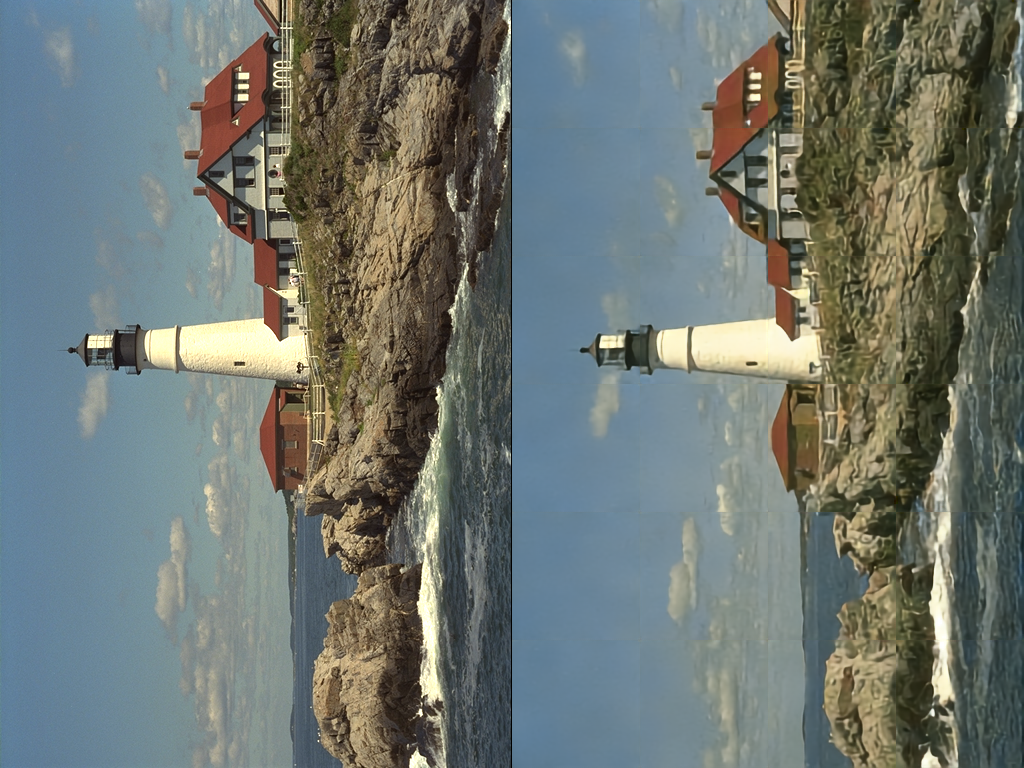
#> input picture compare_0.3/caep.png, 1024 x 768 px, found by its file name
$ jupyter execute --allow-errors compare.ipynb
#> lines starting #> are read from the running program, lines starting #| are printed output that depends on the picture
[cell 1]
import numpy as np
from PIL import Image
from skimage.io import imsave
from os.path import getsize

[cell 2]
# Smoothing
def lin_interp(n, p1, p2):
    x = np.zeros((n, p1.shape[0], 128, 3))

    for i in range(n):
        a = (i + 1) / (n + 1)
        x[i] = (1 - a) * p1 + a * p2

    return x

[cell 3]
ws = 6
in_img = np.array(Image.open('./compare/caep.png')) / 255.0
orig_img = in_img[:, :512, :]
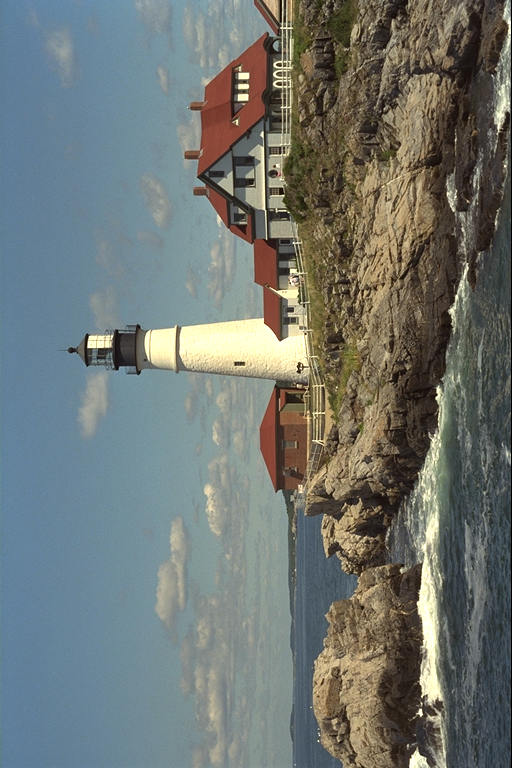
#> orig_img: shape (768, 512, 3) float64; mean R, G, B 0.438, 0.463, 0.449
in_img = in_img[:, 512:, :]
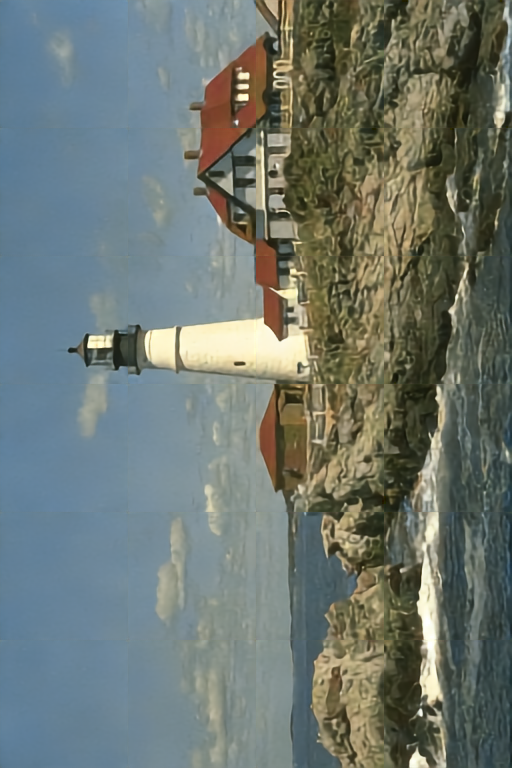
#> in_img: shape (768, 512, 3) float64; mean R, G, B 0.431, 0.467, 0.445

patches = np.reshape(in_img, (6, 128, 4, 128, 3))
patches = np.transpose(patches, (0, 2, 1, 3, 4))

h = ws // 2

for i in range(5):
    p1 = patches[i, :, 128 - h, :, :]
    p2 = patches[i + 1, :, h, :, :]

    x = lin_interp(ws, p1, p2)
    patches[i, :, 128 - h:, :, :] = np.transpose(x[:h, :, :, :], (1, 0, 2, 3))
    patches[i + 1, :, :h, :, :] = np.transpose(x[h:, :, :, :], (1, 0, 2, 3))

for j in range(3):
    p3 = patches[:, j, :, 128 - h, :]
    p4 = patches[:, j + 1, :, h, :]

    x = lin_interp(ws, p3, p4)
    patches[:, j, :, 128 - h:,
            :] = np.transpose(x[:h, :, :, :], (1, 2, 0, 3))
    patches[:, j + 1, :, :h,
            :] = np.transpose(x[h:, :, :, :], (1, 2, 0, 3))

out = np.transpose(patches, (0, 2, 1, 3, 4))
out = np.reshape(out, (768, 512, 3))
out = out[:, :, :]

out = np.concatenate((orig_img, out), axis=1)
#> out: shape (768, 1024, 3) float64
print(out.shape)
#| (768, 1024, 3)
out = np.transpose(out, (1, 0, 2))
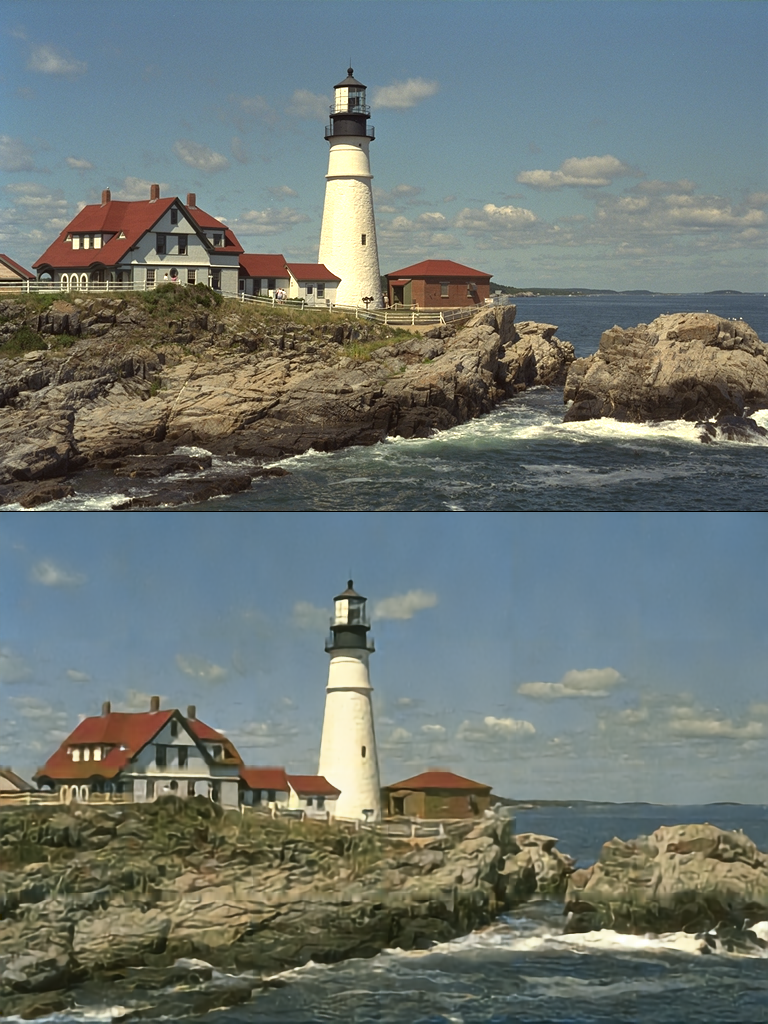
#> out: shape (1024, 768, 3) float64; mean R, G, B 0.434, 0.465, 0.447
#> (the rest of this cell did not finish here and is left out)

[cell 4]
jpeg = Image.open('./compare/kodim11.png')
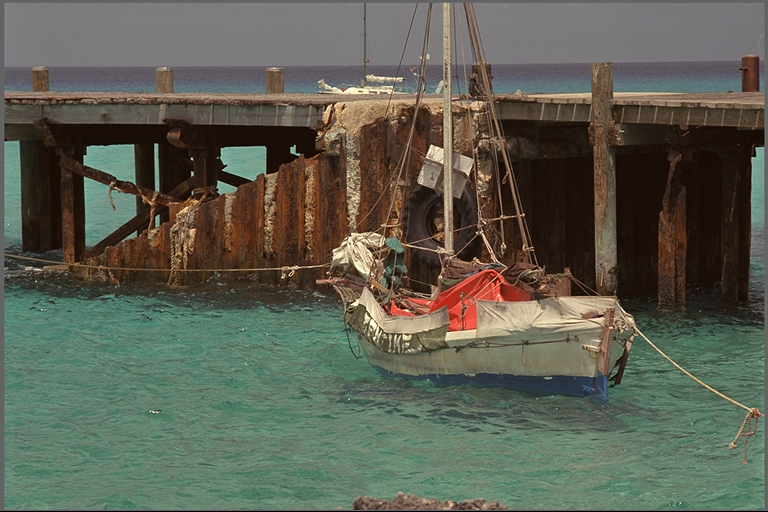
#> input picture Kodak/kodim11.png, 768 x 512 px, found by its file name
#> jpeg is the input picture: PIL image 768x512 RGB; mean R, G, B 93, 95.1, 82.3
jpeg.save('./compare/jpeg.jpg', 'jpeg', quality=20)
print(getsize('./compare/jpeg.jpg')*8/512/768)

[cell 5]
jpeg_2 = Image.open('./compare/kodim11.png')
jpeg_2.save('./compare/jpeg2000.tiff', 'tiff')
# use Kakadu: kdu_compress -i jpeg2000.tiff -o jpeg2000.jp2 -rate 0.3
print(getsize('./compare/jpeg2000.jp2')*8/512/768)

[cell 6]
cat = np.concatenate((Image.open('./compare/jpeg.jpg'), Image.open('./compare/jpeg2000.jp2')), axis=0)/255.
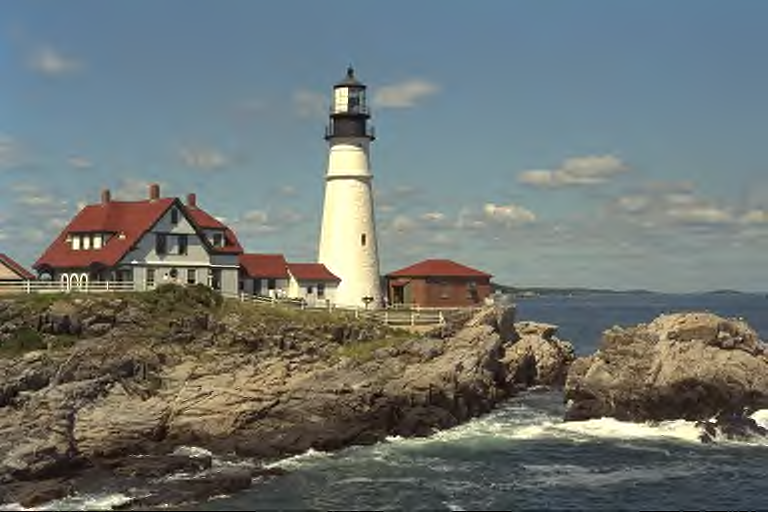
#> input picture compare_0.3/jpeg2000.jp2, 768 x 512 px, found by its file name
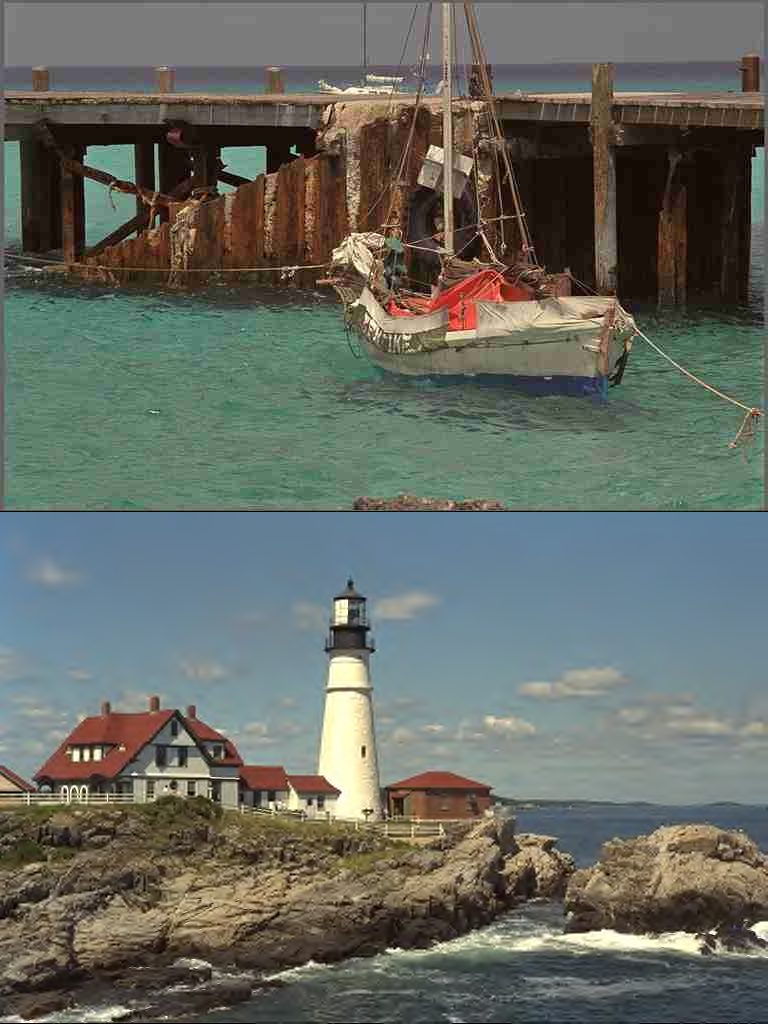
#> cat: shape (1024, 768, 3) float64; mean R, G, B 0.401, 0.418, 0.387
cat = np.concatenate((out, cat), axis=1)
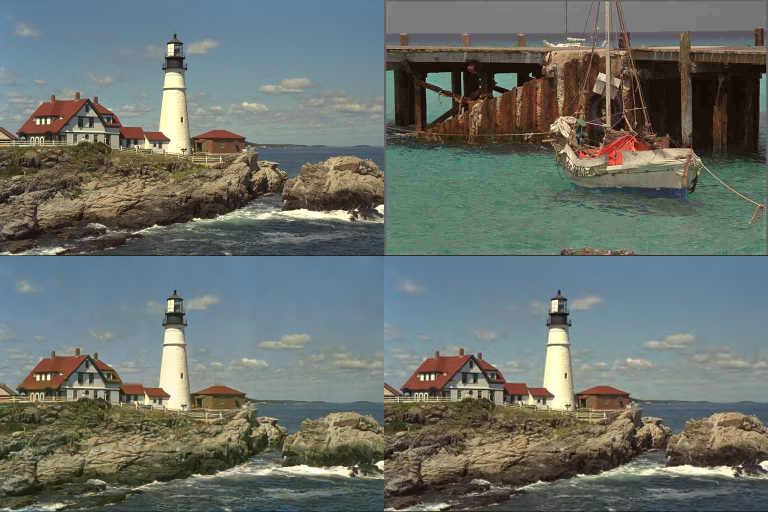
#> cat: shape (1024, 1536, 3) float64 (shown at 1/2 size); mean R, G, B 0.418, 0.442, 0.417
#> (the rest of this cell did not finish here and is left out)
